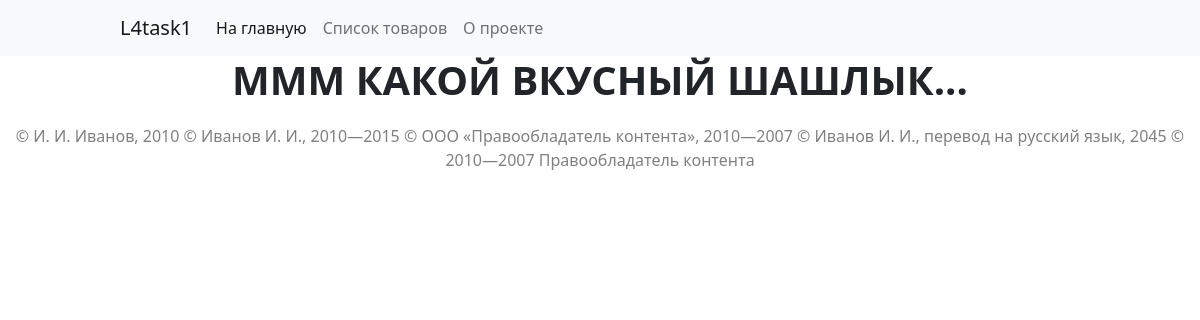
Before: / with the older database file.
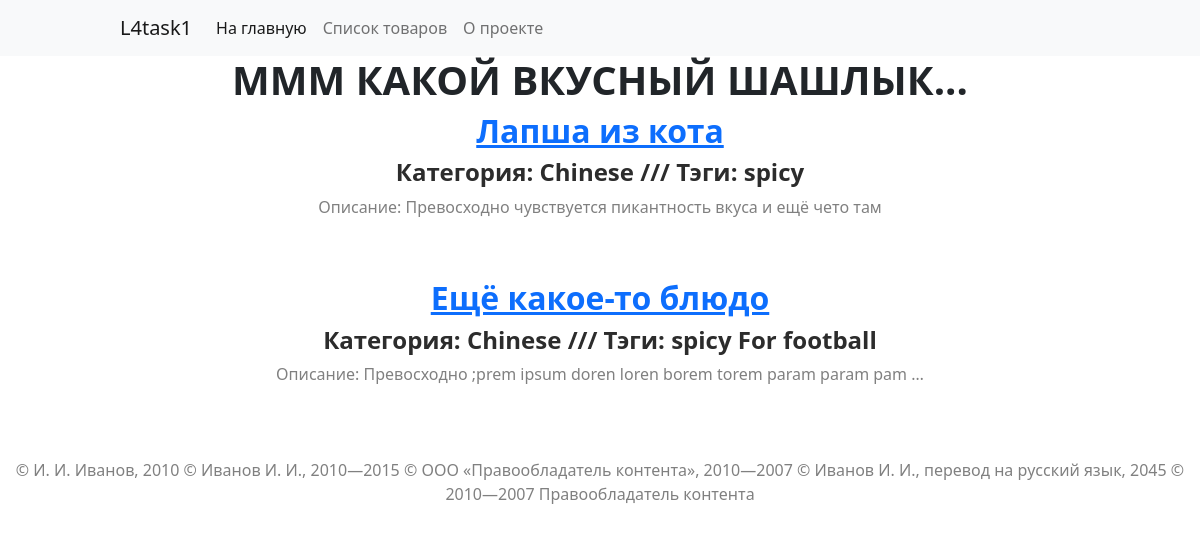
After: the same page with the newer database file.
### catalog/models.py (models this page shows, shortened)
class Item(models.Model):
    is_published = models.BooleanField(default=True)
    is_on_main = models.BooleanField(default=False)
    name = models.CharField(max_length=150, default='your name')
    text = models.TextField(default='your desc', validators=[validate_desc])
    category = models.ForeignKey(
        'Category', on_delete=models.DO_NOTHING, null=True)
    images = models.ForeignKey(
        'DescriptionImages', on_delete=models.CASCADE, null=True)
    tags = models.ManyToManyField('Tag')
    class Meta:
        verbose_name = 'товар'
        verbose_name = 'товары'
        default_related_name = 'items'
        ordering = ('category__name',)
    upload = models.ImageField(upload_to='uploads/%Y/%m', default='nothing')
    def image_tmb(self):
        if self.upload:
            return mark_safe(
                f'<img src="{self.get_img.url}">'
            )
        return 'Нет изображения'
    image_tmb.short_description = 'превью'
    image_tmb.allow_tags = True

class Category(models.Model):
    is_published = models.BooleanField(default=True)
    name = models.CharField(max_length=150, default='your name')
    slug = models.CharField(
        max_length=200, validators=[validate_slug], default='slug')
    weight = models.IntegerField(default=100, validators=[validate_weight])

class Tag(models.Model):
    name = models.CharField(max_length=150, default='your name')
    is_published = models.BooleanField(default=True)
    slug = models.CharField(
        max_length=200, validators=[validate_slug], default='slug')

### homepage/views.py (the view)
# urls.py: path('', views.home, name='home')
def home(request):
    items = Item.objects.all().filter(is_published=True, is_on_main=True)
    context = {'items': items, 'navbar': 'home'}
    return render(request, 'homepage/index.html', context)

### templates/homepage/index.html (shortened to what this page needs)
<!DOCTYPE html>
<html lang="ru">
<head>
  {% extends "base.html" %}
  {% load static %}
  {% block content %}
  <link rel="stylesheet" href="{% static 'css/homepage_style.css' %}">
</head>
<body>
  <h1 class="big_title">МММ КАКОЙ ВКУСНЫЙ ШАШЛЫК...</h1>
  {% include "includes/small_item_detail.html" %}
  {% endblock %}

### templates/includes/small_item_detail.html
{% load static %}
<link rel="stylesheet" href="{% static 'css/small_item_detail.css' %}">
<div class="item_preview">
{% for item in items %}
  <a href="{% url 'catalog:item_detail' item.id %}"><h2>{{ item.name }}</h2></a>
  <h4>Категория: {{ item.category.name }} /// Тэги: {% for tag in item.tags.all %} {{ tag.name }} {% endfor %}</h4>
  <p>Описание: {{ item.text|truncatewords:10 }}</p>
{% endfor %}
</div>

Changed rows visible on the page:
added Item: name "Лапша из кота", category.name "Chinese", text "Превосходно чувствуется пикантность вкуса и ещё чето там"
now on this page (row edited): Tag: name "spicy"
added Item: name "Ещё какое-то блюдо", category.name "Chinese", text "Превосходно ;prem ipsum doren loren borem torem param param pam …"
added Tag: name "For football", shown under "Ещё какое-то блюдо"
